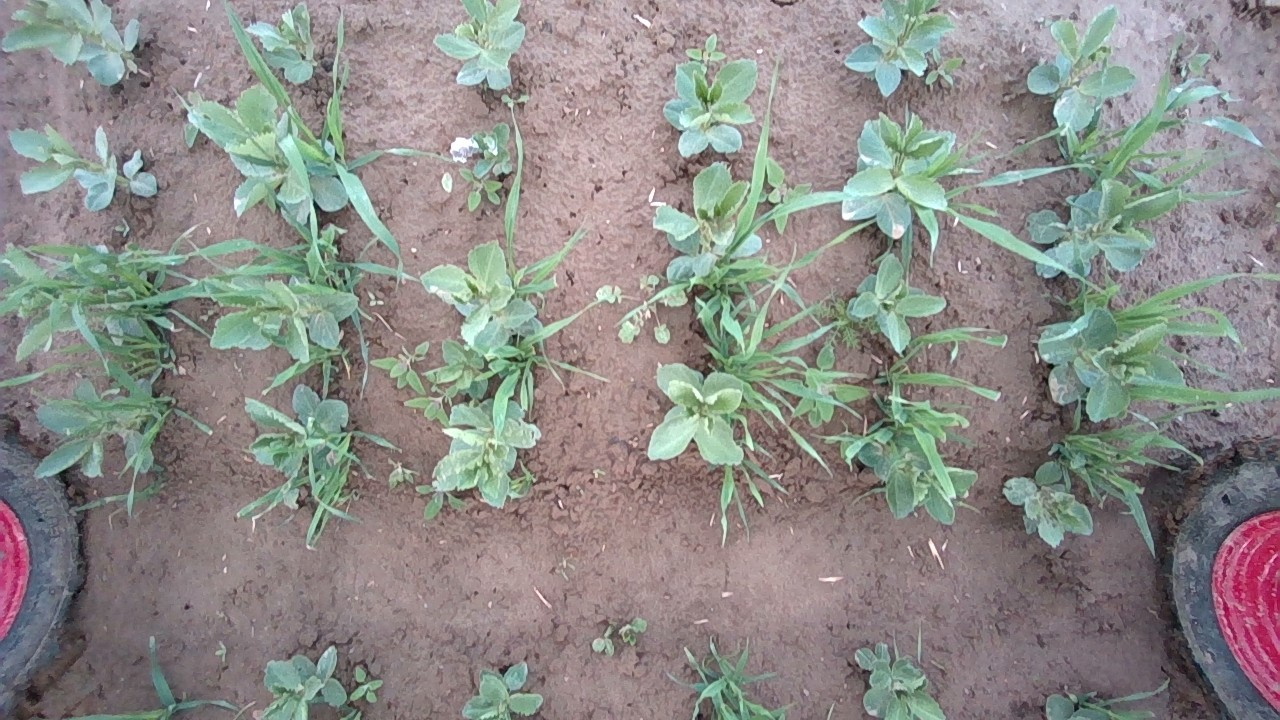
#> input picture images/agimage_01.png, 1280 x 720 px, given in place of right.png, which was not available
$ python grabcut.py
#> lines starting #> are read from the running program, lines starting #| are printed output that depends on the picture; pictures that were not available may be replaced by others from this repository, and a replacement may not be noted
#!/usr/bin/env python
import numpy as np
import cv2
import sys
import json
import os

import pdb

'''
Reference: https://docs.opencv.org/3.4/d8/d83/tutorial_py_grabcut.html
'''

'''

TODO:
1. Fine tuning marker colors are not showing on the image
2. Add a feature to select multuple rectangles
3. Export the mask as a json file
4. Convert the mask to COCO format
5. Add comments to the code
6. Start annotation with the mask instead of the rectangle

'''


BLUE = [255,0,0]        # rectangle color
RED = [0,0,255]         # PR BG
GREEN = [0,255,0]       # PR FG
BLACK = [0,0,0]         # sure BG
WHITE = [255,255,255]   # sure FG

DRAW_BG = {'color' : BLACK, 'val' : 0}
DRAW_FG = {'color' : WHITE, 'val' : 1}
DRAW_PR_FG = {'color' : GREEN, 'val' : 3}
DRAW_PR_BG = {'color' : RED, 'val' : 2}

#icons

right_mouse = cv2.resize(cv2.imread('assets/right.png'), (40, 45))
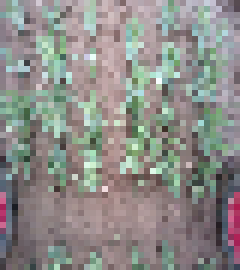
#> right_mouse: shape (45, 40, 3) (shown 6 times larger); mean B, G, R 137, 140.5, 141.4
left_mouse = cv2.resize(cv2.imread('assets/left.png'), (40, 45))
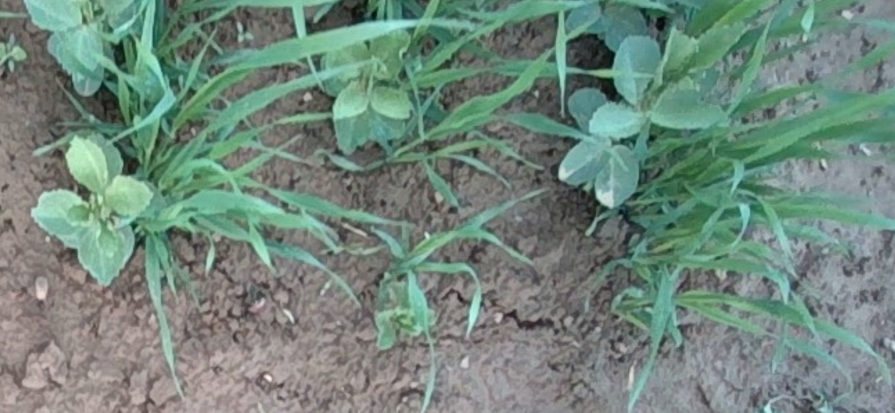
#> input picture images/agimage_dense.png, 1789 x 825 px, given in place of left.png, which was not available (shown at 1/2 size)
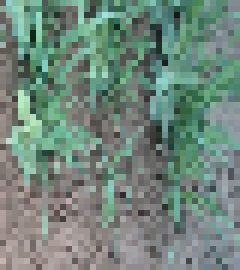
#> left_mouse: shape (45, 40, 3) (shown 6 times larger); mean B, G, R 123.9, 134.7, 112.8

# setting up flags
rect = (0,0,1,1)
drawing = False         # flag for drawing curves
rectangle = False       # flag for drawing rect
rect_over = False       # flag to check if rect drawn
rect_or_mask = 100      # flag for selecting rect or mask mode
value = DRAW_FG         # drawing initialized to FG
thickness = 3           # brush thickness
spacebar = False        # flag to start segmentation
process_started = False   # flag to start processing
spacebar_pressed = False # flag to check if spacebar is pressed

# [52 lines left out: function onmouse, not called in this run]

if __name__ == '__main__':

    # print documentation
    # print(__doc__)

    # Loading images
    if len(sys.argv) == 2:
        filename = sys.argv[1] # for drawing purposes
    else:
        print("No input image given")
        print("Correct Usage: python grabcut.py <filename>")
        print("Taking default image \n")
        filename = 'images/agimage_sparse.png'

    img = cv2.imread(filename)
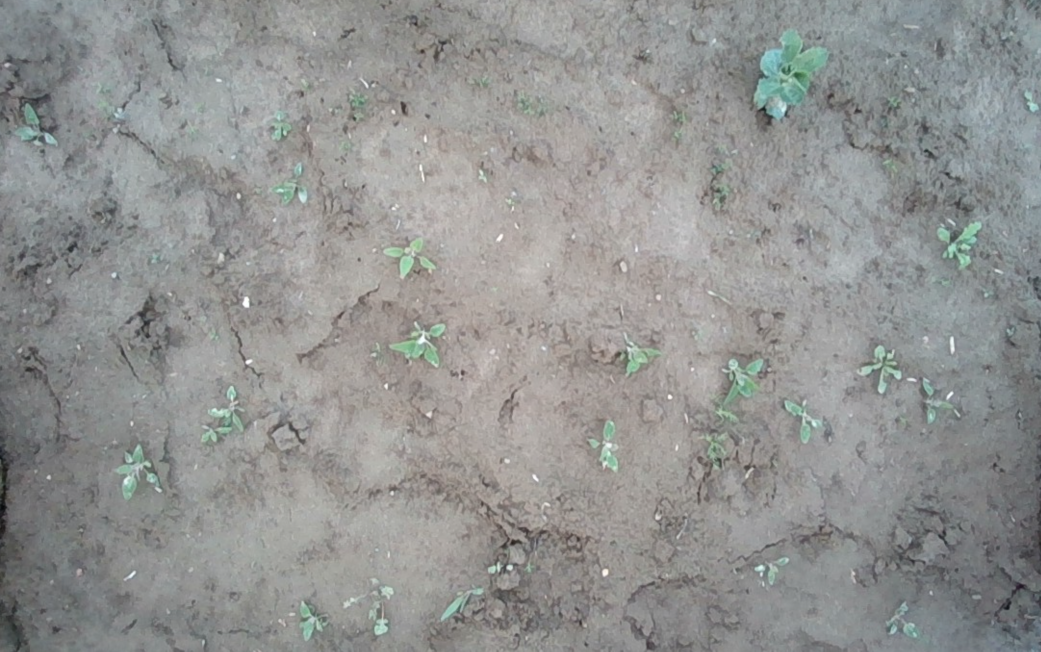
#> input picture images/agimage_sparse.png, 2082 x 1303 px (shown at 1/2 size)
#> img is the input picture: shape (1303, 2082, 3); mean B, G, R 146.1, 147.5, 146.3
    orig = img.copy()  # a copy of original image
    result_img = img.copy()
    blended_image = img.copy()    # output image to be shown

    info = np.ones((img.shape[0],230,3),np.uint8) * 255
    mask = np.zeros(img.shape[:2],dtype = np.uint8) # mask initialized to PR_BG
    output = np.zeros(img.shape,np.uint8)           # output image to be shown

    # input and output windows
    cv2.namedWindow('Annotation Window')
    cv2.setMouseCallback('Annotation Window',onmouse)

    print(" Instructions: \n")
    print(" Draw a rectangle around the object using left mouse button \n")

    font = cv2.FONT_HERSHEY_SIMPLEX
    scale = 1

    # Set the color and thickness of the text
    color = (0, 0, 0)  # black
    thickness = 2

    # Set the position of the text
    position = (45,25)
    # Write the text on the image
    cv2.putText(info, 'Instruction', position, font, scale, color, thickness, cv2.LINE_AA)
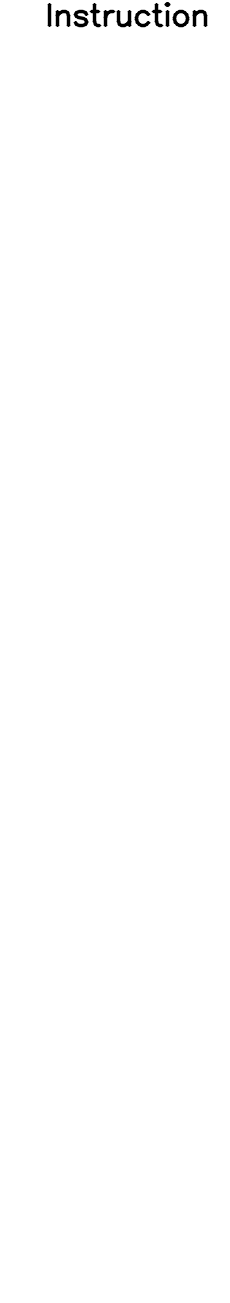
#> info: shape (1303, 230, 3); min 0, max 255, mean 253.9

    x, y = 10, 45
    # Copy the small image onto the large image
    info[y:y+45, x:x+40] = left_mouse
    position = (45,75)
    # Write the text on the image
    cv2.putText(info, 'Draw bounding box', position, font, 0.5, (0,0,0), 1, cv2.LINE_AA)

    position = (25,125)
    cv2.putText(info, 'R - Reset', position, font, 0.5, (0,0,0), 1, cv2.LINE_AA)

    position = (25,150)
    # Write the text on the image
    cv2.putText(info, 'S - Save annotation', position, font, 0.5, (0,0,0), 1, cv2.LINE_AA)

    position = (25,175)
    # Write the text on the image
    cv2.putText(info, 'Spacebar - Segment', position, font, 0.5, (0,0,0), 1, cv2.LINE_AA)

    x, y = 10, 195
    # Copy the small image onto the large image
    info[y:y+45, x:x+40] = left_mouse
    position = (45, 225)
    # Write the text on the image
    cv2.putText(info, 'Fine tune - select BG', position,
                font, 0.5, (0, 0, 0), 1, cv2.LINE_AA)
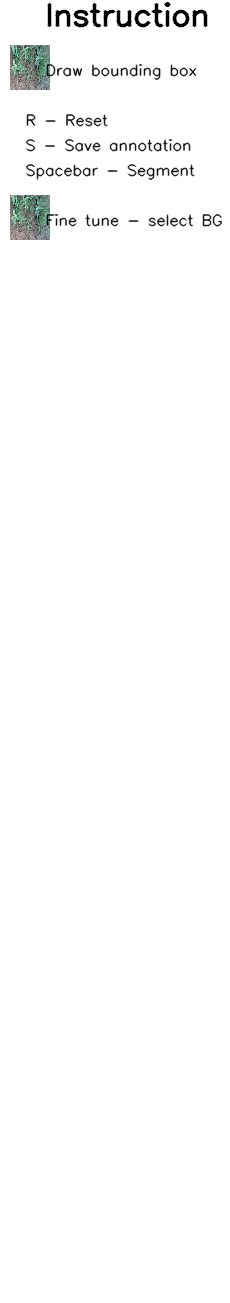
#> info: shape (1303, 230, 3); mean of channels 0, 1, 2 250.7, 250.8, 250.6; drawn as B, G, R

    while(1):

        cv2.imshow('Annotation Window',output)
        k = cv2.waitKey(1)
#> (key Esc is pressed here)

        # key bindings
        if k == 27:         # esc to exit
            break
        elif k == ord('0'): # BG drawing
            print(" mark background regions with left mouse button \n")
            value = DRAW_BG
        elif k == ord('1'): # FG drawing
            print(" mark foreground regions with left mouse button \n")
            value = DRAW_FG
        elif k == ord('2'): # PR_BG drawing
            value = DRAW_PR_BG
        elif k == ord('3'): # PR_FG drawing
            value = DRAW_PR_FG
        elif k == ord('s'): # save image
            bar = np.zeros((blended_image.shape[0], 5, 3), np.uint8)
            res = np.hstack((blended_image, result))
            cv2.imwrite('grabcut_output.png',res)
            print(" Result saved as image \n")
        elif k == ord('r'): # reset everything
            print("Resetting \n")
            rect = (0,0,1,1)
            drawing = False
            rectangle = False
            rect_or_mask = 100
            rect_over = False
            value = DRAW_FG
            spacebar = False
            blended_image = orig.copy()
            mask = np.zeros(img.shape[:2],dtype = np.uint8) # mask initialized to PR_BG
            output = np.zeros(img.shape,np.uint8)           # output image to be shown
        elif k == 32: # 32 is spacebar # segment the image
            spacebar = True
            process_started = True
            spacebar_pressed = True

            alpha = 1.5 # Contrast control (1.0-3.0)
            beta = 0 # Brightness control (0-100)

            if (rect_or_mask == 0):                     # grabcut with rectangle box
                print("Segmentation in progress... \n")
                bgdmodel = np.zeros((1,65),np.float64)
                fgdmodel = np.zeros((1,65),np.float64)
                cv2.grabCut(orig,mask,rect,bgdmodel,fgdmodel,20,cv2.GC_INIT_WITH_RECT)
                rect_or_mask = 1
                result = cv2.imread(filename)
            elif rect_or_mask == 1:                     # grabcut with mask
                print("Fine tuning in progress... \n")
                bgdmodel = np.zeros((1,65),np.float64)
                fgdmodel = np.zeros((1,65),np.float64)
                cv2.grabCut(orig,mask,rect,bgdmodel,fgdmodel,20,cv2.GC_INIT_WITH_MASK)


        mask2 = np.where((mask==1) + (mask==3),255,0).astype('uint8')
        output = cv2.bitwise_and(orig,orig,mask=mask2)
        img_gray = cv2.cvtColor(output, cv2.COLOR_BGR2GRAY)
        #ret, thresh = cv2.threshold(img_gray, 150, 255, cv2.THRESH_BINARY)
        contours, _ = cv2.findContours(image=img_gray, mode=cv2.RETR_TREE, method=cv2.CHAIN_APPROX_NONE)
        cv2.drawContours(image=result_img, contours=contours, contourIdx=-1, color=(0, 255, 0), thickness=cv2.FILLED, lineType=cv2.LINE_AA)

        alpha = 0.5
        result = cv2.addWeighted(result_img, 1-alpha, orig, alpha, 0)
        cv2.drawContours(image=result, contours=contours, contourIdx=-1, color=(0, 255, 0), thickness=2, lineType=cv2.LINE_AA)

        if len(contours) > 0:
            # Only show instructions, if something is segmented
            if spacebar_pressed:
                spacebar_pressed = False
                print("For finer touchups:")
                print("Press 0 to draw background regions")
                print("Press 1 to draw foreground regions")
                print("Press 2 to draw probable background regions")
                print("Press 3 to draw probable foreground regions \n")

            c = max(contours, key = cv2.contourArea)
            contour_points = cv2.approxPolyDP(c, 0.01, True)
            contour_points = np.array(contour_points)
            # np.save('contour_points1.npy', contour_points)
            img_temp = orig.copy()
            alpha = 0.3  # Transparency factor.
            # Following line overlays transparent rectangle over the image
            cv2.fillPoly(img_temp, pts = [contour_points], color =(0,255,0))
            blended_image = cv2.addWeighted(img_temp, alpha, orig, 1 - alpha, 0)
            name = filename.split('\\')[-1].split('.')[0]
            path = os.path.join('annotations', name + '.txt')
            with open(path, 'w') as fh:
                for point in contour_points:
                    cv2.circle(blended_image, (point[0][0], point[0][1]), 0, (0, 0, 255), 1)
                    fh.write('{} {}\n'.format(point[0][0], point[0][1]))

        # If no contours are found, then reset the image
        elif(len(contours) == 0 and process_started == True):
            process_started = False
            blended_image = orig.copy()
            output = np.hstack((blended_image, info))
            print("Could not segment")
            print("Try again \n")
            print("Switched to Mask mode")
            # spacebar = False
            continue

        # For displaying the segmented image
        output = np.hstack((blended_image, info))
        # output = np.hstack((img, info))

    cv2.destroyAllWindows()
